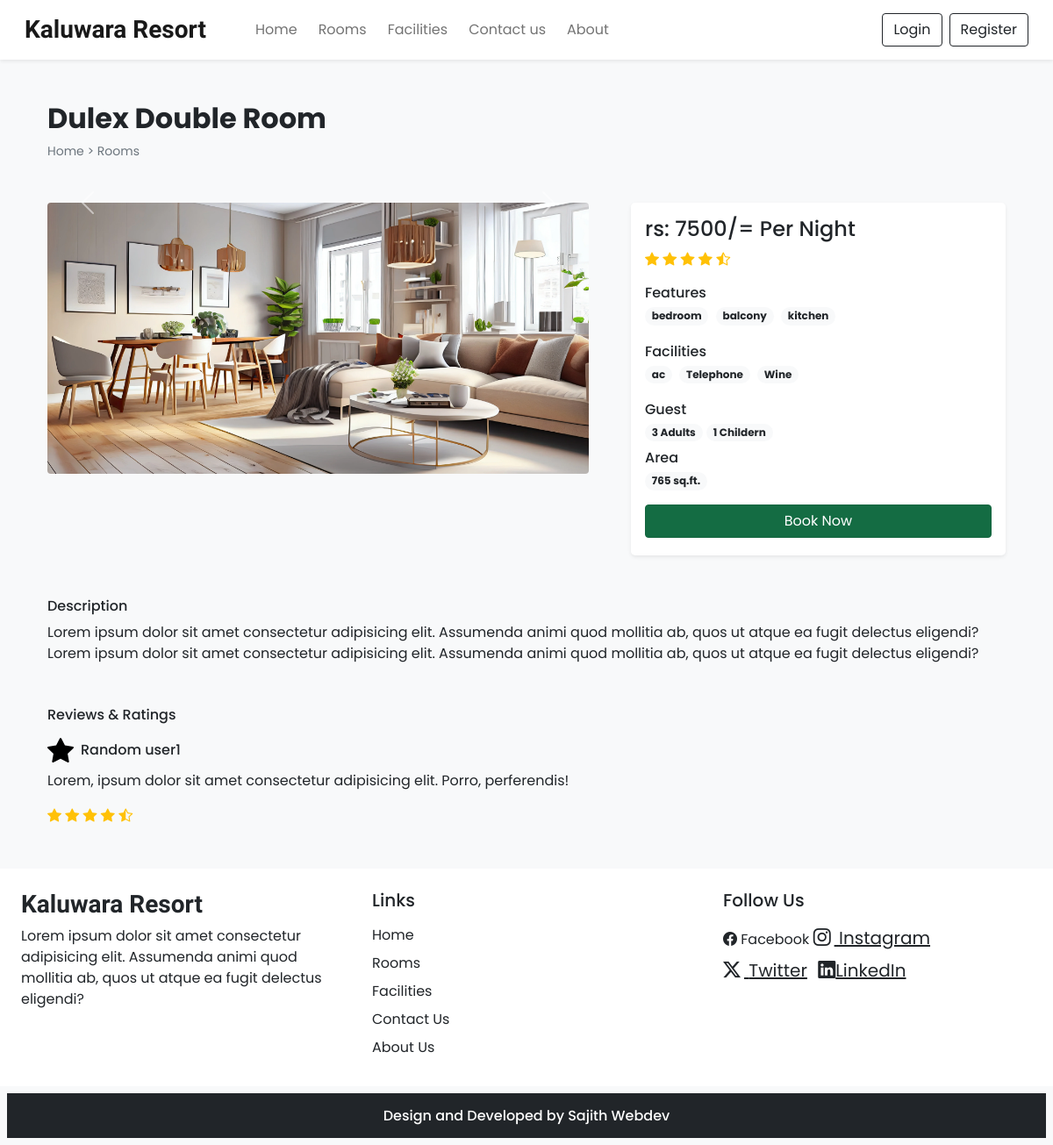
Page /room_details.php?id=11 on the committed database.
### tables this page shows
CREATE TABLE `rooms` (
  `id` int(11) NOT NULL,
  `name` varchar(150) NOT NULL,
  `area` int(11) NOT NULL,
  `price` int(11) NOT NULL,
  `quantity` int(11) NOT NULL,
  `adult` int(11) NOT NULL,
  `children` int(11) NOT NULL,
  `description` varchar(350) NOT NULL,
  `status` tinyint(4) DEFAULT 1,
  `removed` int(11) NOT NULL DEFAULT 0
);

CREATE TABLE `room_images` (
  `sr_no` int(11) NOT NULL,
  `room_id` int(11) NOT NULL,
  `image` varchar(150) NOT NULL,
  `thumb` tinyint(4) NOT NULL DEFAULT 0
);

CREATE TABLE `feature` (
  `id` int(11) NOT NULL,
  `name` varchar(80) NOT NULL
);

CREATE TABLE `facilities` (
  `id` int(11) NOT NULL,
  `icon` varchar(100) NOT NULL,
  `name` varchar(100) NOT NULL,
  `description` varchar(255) NOT NULL
);

### Admin/inc/db_config.php (called while the page is built, shortened)
<?php
function select($sql , $values , $datatypes)
{
    $con = $GLOBALS['con'];
    if($stmt = mysqli_prepare($con, $sql))
    {
        mysqli_stmt_bind_param($stmt, $datatypes, ...$values);
        if(mysqli_stmt_execute($stmt)){
            $res = mysqli_stmt_get_result($stmt);
            return $res;
        }
        else{
            mysqli_stmt_close($stmt);
            die("Query cannot be executed ");
        }
    }else{
        die("Query preparation failed ");
    }
}
?>

### room_details.php (the view, shortened to what this page needs)
<!DOCTYPE html>
<html lang="en">
<head>
    <?php require('inc/links.php'); ?>
</head>
<body class="bg-light">
    <?php require('inc/header.php'); ?>
    <?php
    $data = filtration($_GET);
   $room_res = select("SELECT * FROM `rooms` WHERE `id`=? AND `status`=? AND `removed`=?",[$data['id'],1,0],'iii');
    $room_data = mysqli_fetch_assoc($room_res);
    ?>
<div class="container">
    <div class="row">
      <div class="col-12 my-5 my-4 px-4">
         <h2 class="fw-bold"><?php echo $room_data['name']  ?></h2>
         <div style="font-size: 14px;">
          <a href="index.php" class="text-secondary text-decoration-none">Home</a>
          <span class="text-secondary ">></span>
          <a href="rooms.php" class="text-secondary text-decoration-none">Rooms</a>
         </div>
       </div>
       <div class="col-lg-7 col-md-12 px-4 ">
        <div id="roomCarousel" class="carousel slide" data-bs-ride="carousel">
          <?php
             $room_img = ROOMS_IMG_PATH."thumbnail.jpg";
             $img_q = mysqli_query($con,"SELECT * FROM `room_images`
             WHERE `room_id`='$room_data[id]'");
             if(mysqli_num_rows($img_q)>0)
             {
               $active_class = 'active';
              while( $img_res = mysqli_fetch_assoc($img_q)){
                echo "<div class='carousel-item $active_class'>
                <img src='".ROOMS_IMG_PATH.$img_res['image']."' class='d-block w-100 rounded'>
               </div>";
               $active_class='';
              }
             }
             else
             {
              echo "<div class='carousel-item active'>
              <img src='$room_img' class='d-block w-100'>
            </div>";
             }
          ?>
          <button class="carousel-control-prev" type="button" data-bs-target="#roomCarousel" data-bs-slide="prev">
            <span class="carousel-control-prev-icon" aria-hidden="true"></span>
          </button>
          <button class="carousel-control-next" type="button" data-bs-target="#roomCarousel" data-bs-slide="next">
            <span class="carousel-control-next-icon" aria-hidden="true"></span>
          </button>
        </div>
       </div>
       <div class="col-lg-5 col-md-12 px-4">
        <div class="card mb-4 border-0 shadow-sm rounded-3" >
          <div class="card-body">
            <?php
            echo<<<price
                <h4>rs: $room_data[price]/= Per Night</h4>
            price;
            echo<<<rating
              <span class='mb-4'>
                <i class='bi bi-star-fill text-warning'></i>
                <i class='bi bi-star-fill text-warning'></i>
                <i class='bi bi-star-fill text-warning'></i>
                <i class='bi bi-star-fill text-warning'></i>
                <i class='bi bi-star-half text-warning'></i>
              </span>
            rating;
            $fea_q = mysqli_query($con,"SELECT f.name FROM `feature` f
            INNER JOIN `room_features` rfea ON f.id = rfea.features_id
            WHERE rfea.room_id ='$room_data[id]'");
            $features_data = "";
            while($fea_row = mysqli_fetch_assoc($fea_q))
            {
              $features_data .="<span class='badge rounded-pill bg-light text-dark  text-wrap me-1 mb-1'>
               $fea_row[name]
              </span> ";
            }
            echo<<<features
             <div class="mb-3 mt-3">
                <h6 class="mb-1">Features</h6>
                $features_data
             </div>
            features;
            $fac_q = mysqli_query($con,"SELECT f.name FROM `facilities`f
            INNER JOIN `room_facilities` rfac ON f.id = rfac.facility_id
            WHERE rfac.room_id = '$room_data[id]'");
            $facilities_data = "";
            while($fac_row = mysqli_fetch_assoc($fac_q))
           {
              $facilities_data .="<span class='badge rounded-pill bg-light text-dark  text-wrap  me-1 mb-1'>
              $fac_row[name]
              </span> ";
           }
           echo<<<facilities
           <div class="mb-3">
              <h6 class="mb-1">Facilities</h6>
              $facilities_data
           </div>
          facilities;
          echo<<<guest
            <div class="guests ">
              <h6 class="mb-1">Guest</h6>
              <span class="badge rounded-pill bg-light text-dark  text-wrap ">
                $room_data[adult] Adults
              </span>
              <span class="badge rounded-pill bg-light text-dark  text-wrap ">
                $room_data[children] Childern
              </span>
            </div>
          guest;
          echo<<<area
          <div class="mt-2 mb-3">
             <h6 class="mb-1">Area</h6>
              <span class="badge rounded-pill bg-light text-dark  text-wrap ">
                $room_data[area] sq.ft.
              </span>
          </div>
         area;
         echo<<<book
            <a href="#" class="btn btn-success w-100 text-white shadow-none mb-1">Book Now</a>
         book;
           ?>
          </div>
        </div>
       </div>
        <div class="col-12 mt-4 px-4">
          <div class="mb-5">
            <h6 class="text-dark">Description</h6>
            <p>
              <?php echo $room_data['description'] ?>
            </p>
          </div>
          <div>
            <h6 class="mb-3 text-dark">Reviews & Ratings </h6>
            <div>
                <div class=" d-flex align-items-center mb-2">
                      <img src="images/features/star.svg" width="30px" >
                      <h6 class="m-0 ms-2">Random user1</h6>
                </div>
                    <p>Lorem, ipsum dolor sit amet consectetur adipisicing elit. Porro, perferendis!</p>
                  <div class="rating">
                    <i class="bi bi-star-fill text-warning"></i>
                    <i class="bi bi-star-fill text-warning"></i>
                    <i class="bi bi-star-fill text-warning"></i>
                    <i class="bi bi-star-fill text-warning"></i>
                    <i class="bi bi-star-half text-warning"></i>
                  </div>
            </div>
          </div>
        </div>
    </div>
</div>
<?php require('inc/footer.php'); ?>
</body>
</html>

### css/common.css (style rules this page uses)
:root { --teal: #2ec1ac; --teal_hover: #0aac93; }
* { font-family: "Poppins", sans-serif; }

### rows in the picture
rooms: name "Dulex Double Room", price "7500", adult "3", children "1", area "765", description "Lorem ipsum dolor sit amet consectetur adipisicing elit. Assumenda animi quod mollitia ab, quos ut atque ea fugit delectus eligendi? Lorem ipsum dolor sit amet consectetur adipisicing elit. Assumenda animi quod mollitia ab, quos ut atque ea fugit delectus eligendi?"
room_images: image (picture)
feature: name "bedroom"
feature: name "balcony"
feature: name "kitchen"
facilities: name "ac"
facilities: name "Telephone"
facilities: name "Wine"
